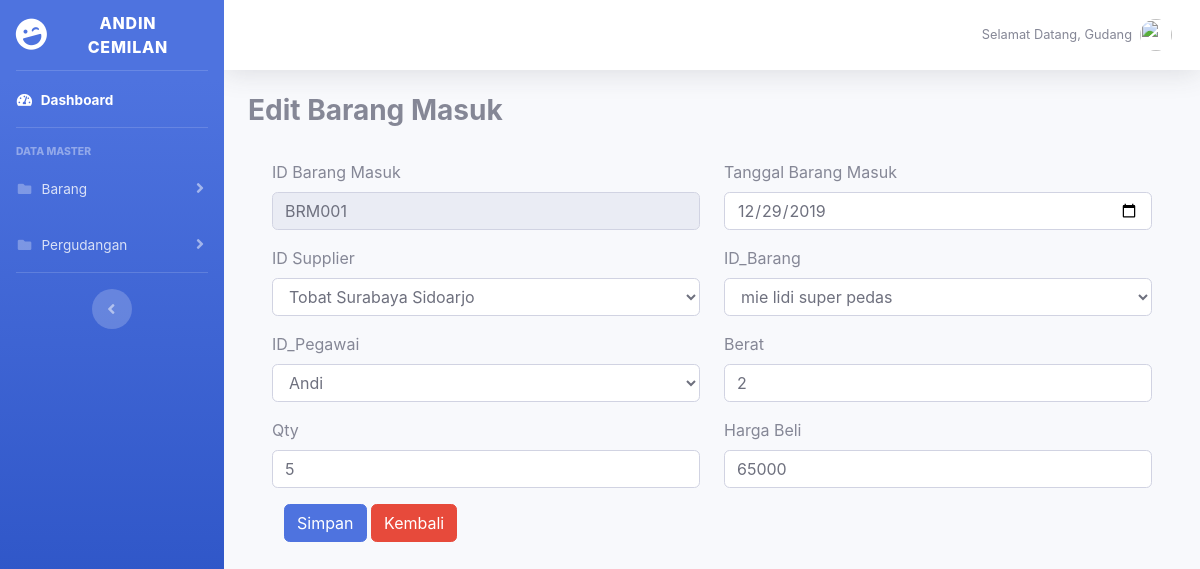
/data-master/barangmasuk/edit/BRM001, run on the app's committed database.
### tables this page shows
CREATE TABLE `tbl_barangmasuk` (
  `id_barangmasuk` char(8) NOT NULL,
  `tgl_masuk` date NOT NULL,
  `id_supplier` char(8) NOT NULL,
  `id_barang` char(8) NOT NULL,
  `id_pegawai` varchar(20) NOT NULL,
  `berat` varchar(10) NOT NULL,
  `qty` int(7) NOT NULL,
  `harga_beli` varchar(20) NOT NULL
);

### application/controllers/data-master/Barangmasuk.php (called while the page is built, shortened)
<?php
class Barangmasuk extends CI_Controller
{
	function __construct(){
		$this->load->model('m_barangmasuk');
	}
	function edit($id){
		$where = array('id_barangmasuk' => $id);
		$data['supplier'] 			= $this->m_barangmasuk->getSupplier();
		$data['pegawai'] 			= $this->m_barangmasuk->getPegawai();
		$data['barang'] 			= $this->m_barangmasuk->getBarang();
		$data['barangmasuk'] 		= $this->m_barangmasuk->edit_data('tbl_barangmasuk', $where)->row_array();
		$this->load->view('template/header');
        $this->load->view('template_login/navbar_gudang');
        $this->load->view('data-master/barangmasuk/editbarangmasuk', $data);
        $this->load->view('template/footer');
	}
}
?>

### index.php (called while the page is built, shortened)
<?php
require_once BASEPATH.'core/CodeIgniter.php';

### application/models/M_barangmasuk.php (called while the page is built, shortened)
<?php
class M_barangmasuk extends CI_Model
{
	function getSupplier(){
		return $this->db->get('tbl_supplier')->result();
	}
	function getPegawai(){
		return $this->db->get('tbl_pegawai')->result();
	}
	function getBarang(){
		return $this->db->get('tbl_barang')->result();
	}
	function edit_data($table,$where){
		return $this->db->get_where($table, $where);
	}
}
?>

### application/views/data-master/barangmasuk/editbarangmasuk.php (the view, shortened to what this page needs)
<div class="container-fluid">
    <div class="d-sm-flex align-items-center justify-content-between mb-4">
        <h1 class="h3 font-weight-bold text-grey text-center">Edit Barang Masuk</h1>
    </div>
    <div class="container-fluid">
        <form class="" method="post" action="<?php echo base_url() . 'data-master/barangmasuk/update'; ?>">
            <div class="form-group row">
                <div class="col-sm-6 mb-3 mb-sm-0">
                    <label for="exampleInputEmail1">ID Barang Masuk</label>
                    <input type="text" name="id_barangmasuk" class="form-control" id="exampleInputEmail1" aria-describedby="emailHelp" placeholder="Masukan ID" value="<?php echo $barangmasuk['id_barangmasuk'] ?>" readonly>
                </div>
                <div class="col-sm-6 mb-3 mb-sm-0">
                    <label for="exampleInputEmail1">Tanggal Barang Masuk</label>
                    <input type="date" name="tgl_masuk" class="form-control" id="exampleInputEmail1" value="<?php echo $barangmasuk["tgl_masuk"]?>">
                </div>
            </div>
            <div class="form-group row">
            <div class="col-sm-6 mb-3 mb-sm-0">
                 <label for="exampleInputEmail1">ID Supplier</label>
                    <select name="id_supplier" class="form-control" required>
                        <?php
                        foreach ($supplier as $v) {
                        $selected = ($v->id_supplier == $barangmasuk['id_supplier']) ? "selected" : "";
                        ?>
                        <option value="<?php echo $v->id_supplier ?>" <?php echo $selected ?> ><?php echo $v->nama_supplier ?></option>}
                        <?php
                        }
                        ?>
                    </select>
                </div>
                <div class="col-sm-6 mb-3 mb-sm-0">
                     <label for="exampleInputEmail1">ID_Barang</label>
                    <select name="id_barang" class="form-control" required>
                        <?php
                        foreach ($barang as $v) {
                        $selected = ($v->id_barang == $barangmasuk['id_barang']) ? "selected" : "";
                        ?>
                        <option value="<?php echo $v->id_barang ?>" <?php echo $selected?>><?php echo $v->nama_barang ?> <?php echo $v->rasa ?></option>}
                        <?php
                        }
                        ?>
                    </select>
                </div>
            </div>
            <div class="form-group row">
                <div class="col-sm-6 mb-3 mb-sm-0">
                     <label for="exampleInputEmail1">ID_Pegawai</label>
                    <select name="id_pegawai" class="form-control" required>
                        <?php
                        foreach ($pegawai as $v) {
                        $selected = ($v->id_pegawai == $barangmasuk['id_pegawai']) ? "selected" : "";
                        ?>
                        <option value="<?php echo $v->id_pegawai ?>" <?php echo $selected ?>><?php echo $v->nama_pegawai ?></option>}
                        <?php
                        }
                        ?>
                    </select>
                </div>
                <div class="col-sm-6 mb-3 mb-sm-0">
                    <label for="exampleInputEmail1">Berat</label>
                    <input type="number" name="berat" class="form-control" id="exampleInputEmail1" aria-describedby="emailHelp" placeholder="Masukan Berat" value="<?= $barangmasuk['berat'] ?>">
                </div>
            </div>
            <div class="form-group row">
            <div class="col-sm-6 mb-3 mb-sm-0">
                    <label for="exampleInputEmail1">Qty</label>
                    <input type="number" name="qty" class="form-control" id="exampleInputEmail1" aria-describedby="emailHelp" placeholder="Masukan Qty" value="<?= $barangmasuk['qty'] ?>">
                </div>
                <div class="col-sm-6 mb-3 mb-sm-0">
                    <label for="exampleInputEmail1">Harga Beli</label>
                    <input type="number" name="harga_beli" class="form-control" id="exampleInputEmail1" aria-describedby="emailHelp" placeholder="Masukan Harga Beli" value="<?= $barangmasuk['harga_beli'] ?>">
                </div>
            </div>
            <div class="col-sm-6 mb-3 mb-sm-0">
                <button type="submit" class="btn btn-primary">Simpan</button>
                <a href="<?php echo base_url() . 'data-master/barangmasuk'; ?>" class="btn btn-danger">Kembali</a>
            </div>
        </form>
    </div>
</div>

### data on the page
tbl_barangmasuk: id_barangmasuk "BRM001", tgl_masuk "12/29/2019", berat "2", qty "5", harga_beli "65000"

### other printed values
form field id_supplier "Tobat Surabaya Sidoarjo"
form field id_barang "mie lidi super pedas"
form field id_pegawai "Andi"
